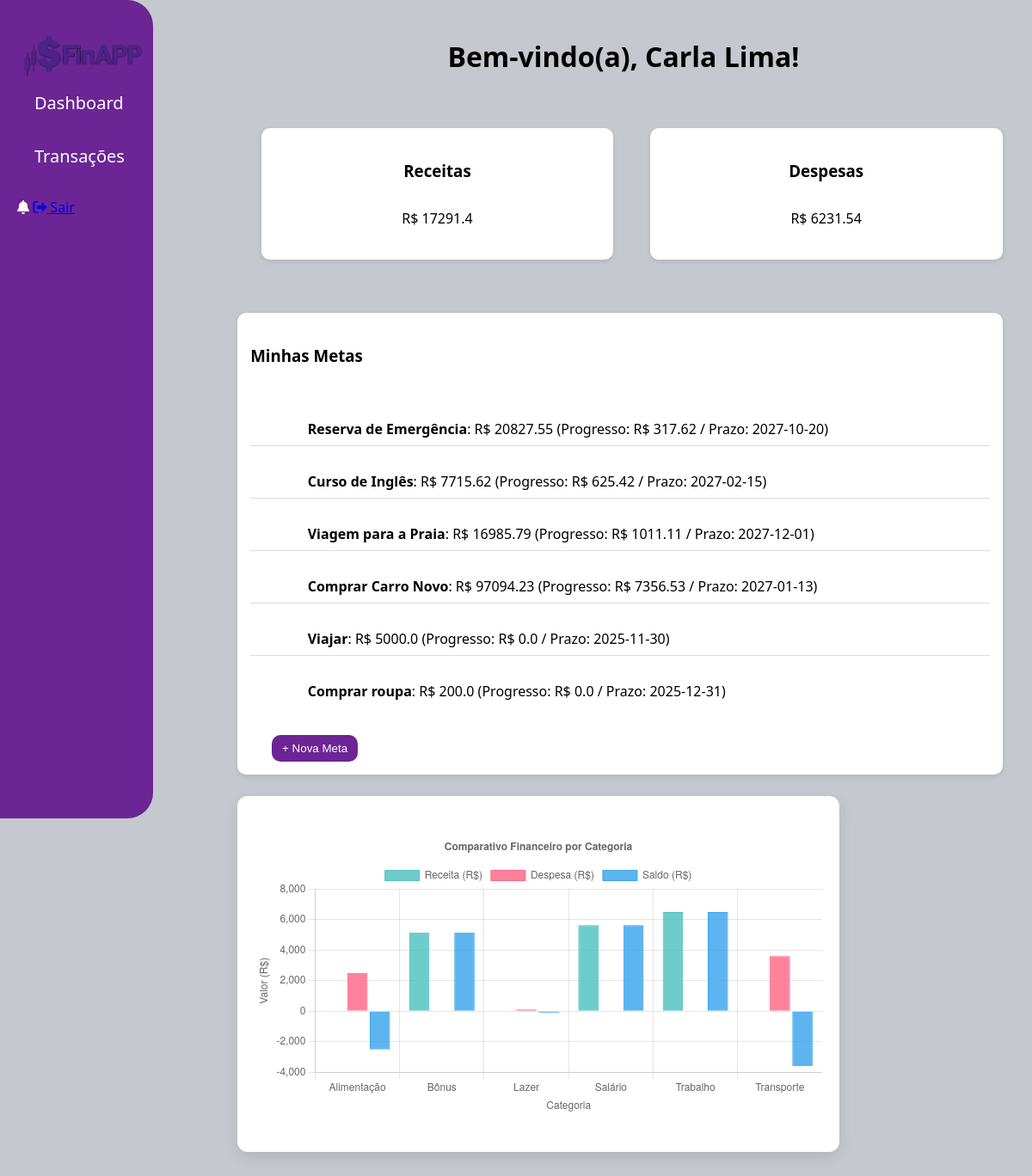
/home (signed in), run on an earlier commit of the app's database.
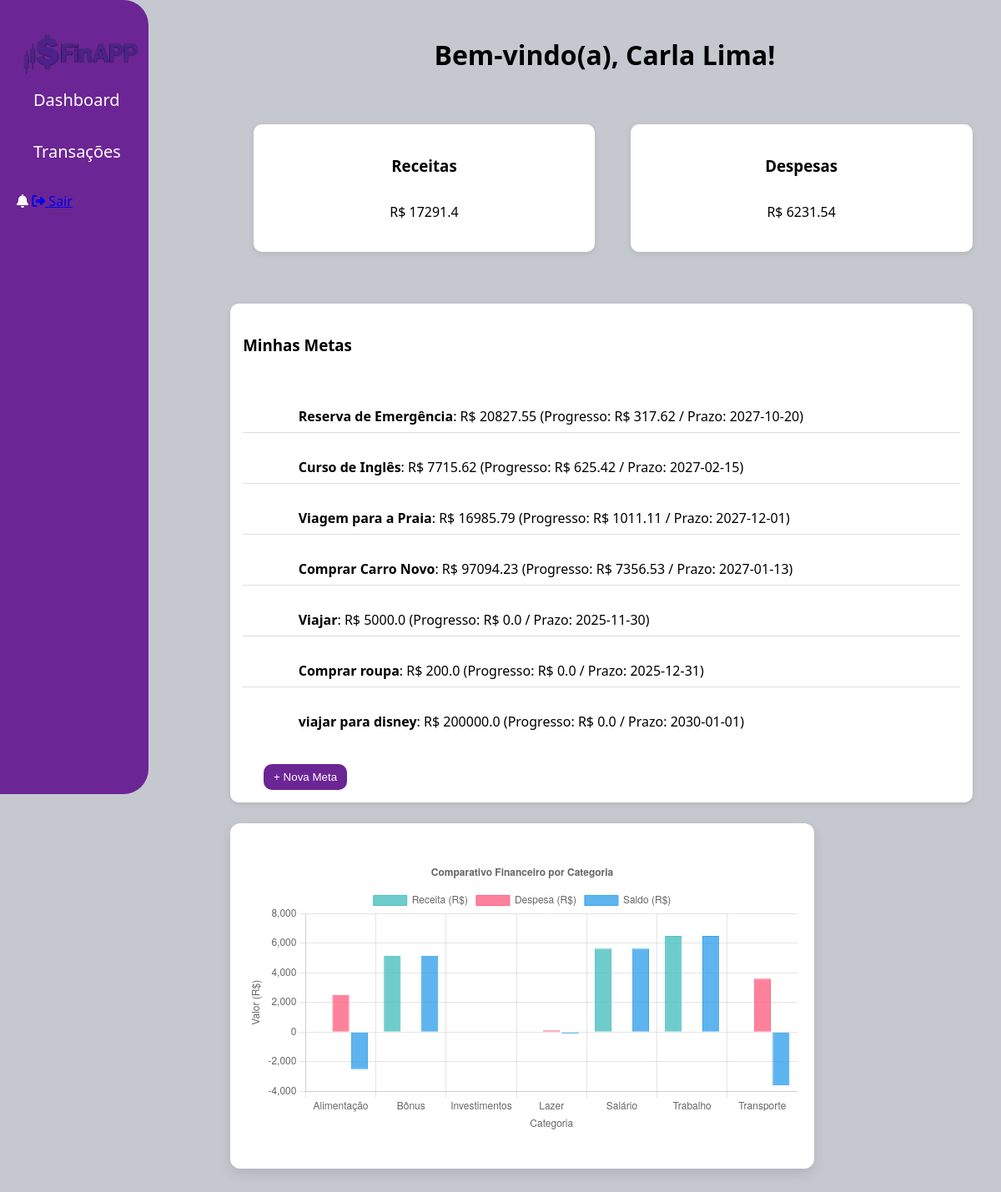
And on a later commit of the database.
### tables this page shows
CREATE TABLE TB_Metas (
                id INTEGER PRIMARY KEY AUTOINCREMENT,
                id_usuario INTEGER NOT NULL,
                nome TEXT NOT NULL,
                valor_alvo REAL NOT NULL,
                valor_atual REAL DEFAULT 0.00,
                data_final TEXT NOT NULL,
                descricao TEXT,
                FOREIGN KEY (id_usuario) REFERENCES TB_Usuario(id_usuario)
            );

### app.py (the view)
@app.route('/home')
def home():
    if 'user_id' not in session:
        return redirect(url_for('login_form'))
    id_usuario = session['user_id']
    conn = get_connection()
    cursor = conn.cursor()
    cursor.execute("SELECT tipo, categoria, valor FROM TB_Transacao WHERE id_usuario = ?", (id_usuario,))
    transacoes = cursor.fetchall()
    cursor.execute("SELECT nome, valor_alvo, valor_atual, data_final FROM TB_Metas WHERE id_usuario = ?", (id_usuario,))
    metas_usuario = cursor.fetchall()
    total_receitas = float(sum(t[2] for t in transacoes if t[0] == 'receita'))
    total_despesas = float(sum(t[2] for t in transacoes if t[0] == 'gasto'))
    saldo_disponivel = total_receitas - total_despesas
    categorias = sorted(list(set([t[1] for t in transacoes])))
    dados_receita = [sum(t[2] for t in transacoes if t[1] == c and t[0] == 'receita') for c in categorias]
    dados_despesa = [sum(t[2] for t in transacoes if t[1] == c and t[0] == 'gasto') for c in categorias]
    dados_saldo = [r - d for r, d in zip(dados_receita, dados_despesa)]
    cursor.close()
    conn.close()
    return render_template(
        "home.html",
        user_nome=session.get("user_nome", "Usuário"),
        total_receitas=total_receitas,
        total_despesas=total_despesas,
        saldo_disponivel=saldo_disponivel,
        categorias=categorias,
        dados_receita=dados_receita,
        dados_despesa=dados_despesa,
        dados_saldo=dados_saldo,
        metas=metas_usuario
    )

### db.py (called while the page is built)
def get_connection():
    base_dir = os.path.dirname(os.path.abspath(__file__))
    data_dir = os.path.join(base_dir, "data")
    os.makedirs(data_dir, exist_ok=True)
    db_path = os.path.join(data_dir, "database.db")
    print(f"📁 Conectando ao banco de dados: {db_path}")
    return sqlite3.connect(db_path)

### templates/home.html (shortened to what this page needs)
<!DOCTYPE html>
<html lang="pt-BR">
<head>
  <link rel="stylesheet" href="{{ url_for('static', filename='css/home.css') }}">
  <link rel="stylesheet" href="https://cdnjs.cloudflare.com/ajax/libs/font-awesome/6.4.2/css/all.min.css">
</head>
<body>
<aside class="barralateral">
  <div class="logo">
    <a href="{{ url_for('home') }}">
      <img src="{{ url_for('static', filename='css/logo.png') }}" alt="Logo FinAPP">
    </a>
  </div>
  <ul>
    <li><a href="{{ url_for('home') }}">Dashboard</a></li>
    <li><a href="{{ url_for('transacoes') }}">Transações</a></li>
  </ul>
  <div class="user-info">
    <i class="fas fa-bell notification-icon"></i>
    <a href="{{ url_for('index') }}" id="btn-sair" class="btn-sair">
      <i class="fas fa-sign-out-alt"></i> Sair
    </a>
  </div>
</aside>
  <main class="main">
    <header class="topo">
      <h1>Bem-vindo(a), <strong>{{ user_nome }}!</strong></h1>
    </header>
    <div class="cards">
    <div class="card">
        <h3>Receitas</h3>
        <p>R$ {{ total_receitas | float | round(2) }}</p>
    </div>
    <div class="card">
        <h3>Despesas</h3>
        <p>R$ {{ total_despesas | float | round(2) }}</p>
    </div>
</div>
    <div class="metas">
    <h3>Minhas Metas</h3>
      <ul id="lista-metas">
        {% if metas %}
            {% for meta in metas %}
            <li data-id="{{ meta[0] }}">
                <strong>{{ meta[0] }}</strong>: R$ {{ meta[1]|float|round(2) }} (Progresso: R$ {{ meta[2]|float|round(2) }} / Prazo: {{ meta[3] }})
            </li>
            {% endfor %}
        {% else %}
            <li>Nenhuma meta ainda. Clique em "+ Nova Meta" para adicionar.</li>
        {% endif %}
      </ul>
      <button class="novo-meta">+ Nova Meta</button>
</div>
    <div class="chart-box-barras">
      <canvas id="financialBarChart"></canvas>
    </div>
      </main>
</body>
</html>

What changed in the data, as far as the page shows it:
added TB_Metas: nome "viajar para disney", valor_alvo "200000.0", valor_atual "0.0", data_final "2030-01-01"
Also different on the page:
chart data {{ dados_receita | tojson | safe }}: [0, 5158.01, 0, 5633.39, 6500.0, 0] → [0, 5158.01, 0, 0, 5633.39, 6500.0, 0]
chart data {{ dados_despesa | tojson | safe }}: [2514.4700000000003, 0, 112.05, 0, 0, 3605.02] → [2514.4700000000003, 0, 0, 112.05, 0, 0, 3605.02]
chart data {{ dados_saldo | tojson | safe }}: [-2514.4700000000003, 5158.01, -112.05, 5633.39, 6500.0, -3605.02] → [-2514.4700000000003, 5158.01, 0, -112.05, 5633.39, 6500.0, -3605.02]
